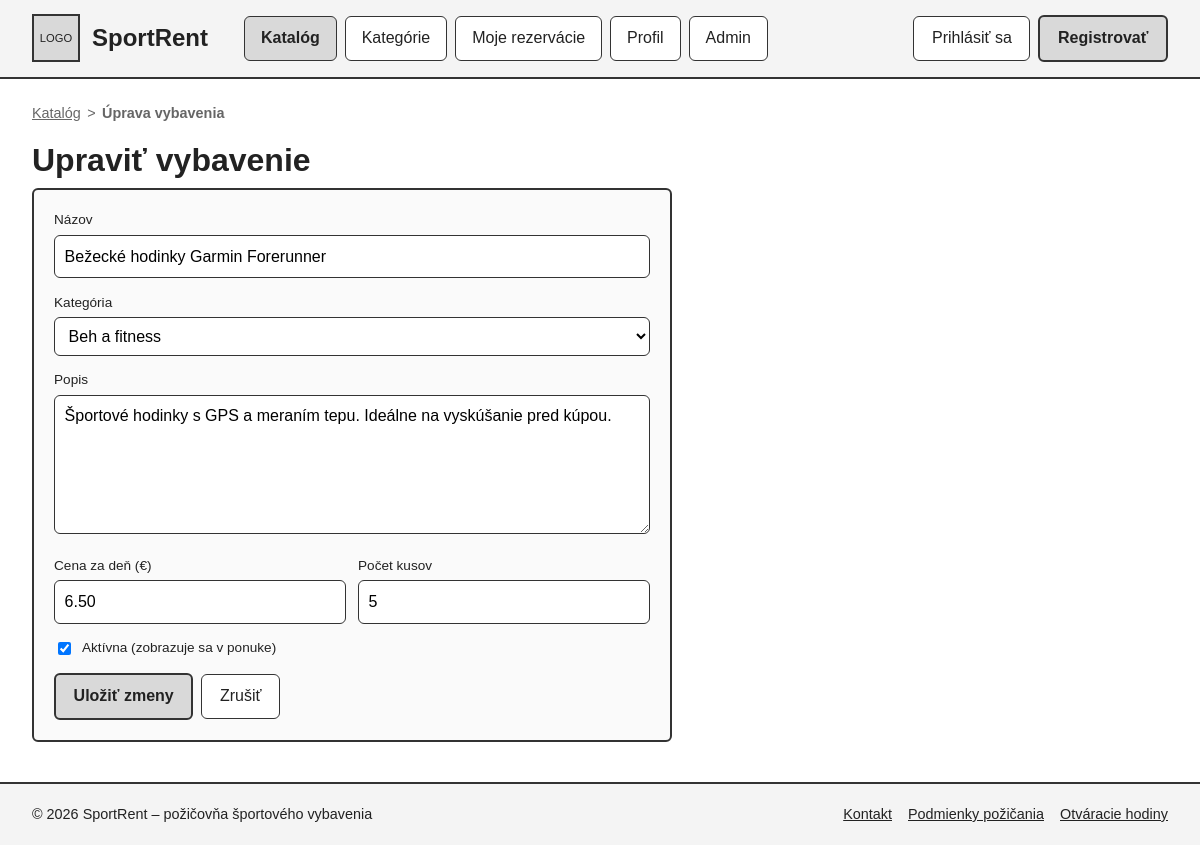
The app's page /?c=polozka&a=edit&id=5 with its own data.
### tables this page shows
CREATE TABLE IF NOT EXISTS `polozky` (
    `id`           INT UNSIGNED  NOT NULL AUTO_INCREMENT,
    `kategoria_id` INT UNSIGNED  NULL,
    `nazov`        VARCHAR(150)  NOT NULL,
    `popis`        TEXT          NULL,
    `cena_za_den`  DECIMAL(8, 2) NOT NULL,
    `pocet_kusov`  INT UNSIGNED  NOT NULL DEFAULT 1,
    `aktivna`      TINYINT(1)    NOT NULL DEFAULT 1,
    PRIMARY KEY (`id`),
    KEY `idx_polozky_kategoria` (`kategoria_id`),
    CONSTRAINT `fk_polozky_kategoria` FOREIGN KEY (`kategoria_id`)
        REFERENCES `kategorie` (`id`)
        ON DELETE SET NULL
        ON UPDATE CASCADE
);

CREATE TABLE IF NOT EXISTS `kategorie` (
    `id`    INT UNSIGNED NOT NULL AUTO_INCREMENT,
    `nazov` VARCHAR(100) NOT NULL,
    `popis` VARCHAR(500) NULL,
    PRIMARY KEY (`id`)
);

### Framework/Http/Responses/Response.php (called while the page is built, shortened)
<?php
abstract class Response
{
    public function send(): void
    {
        $this->generate();
    }
}

### public/index.php (called while the page is built, shortened)
<?php
require __DIR__ . '/../Framework/ClassLoader.php';
try {
    $app = new App();
    $app->run();
} catch (Exception $e) {
    die('An error occurred: ' . $e->getMessage());
}

### Framework/Support/LinkGenerator.php (called while the page is built, shortened)
<?php
class LinkGenerator
{
    private Request $request;
    public function __construct(Request $request, Router $router)
    {
        $this->request = $request;
    }
    public function url(
        string|array $destination,
        array $parameters = [],
        bool $absolute = false,
        bool $appendParameters = false
    ): string {
        list($controller, $action) = explode(".", $destination);
        $args = $appendParameters ? $this->request->get() : [];
        $args = ["c" => lcfirst($controller), "a" => $action != "index" ? $action : null] + $parameters + $args;
        $basePath = $absolute ? $this->request->getBaseUrl() : "";
        return $basePath . "?" . http_build_query($args);
    }
}

### Framework/ClassLoader.php (called while the page is built, shortened)
<?php
class ClassLoader
{
    public static function Boot(): void
    {
        spl_autoload_register(function ($class_name) {
            $file = self::getClassFile($class_name);
        });
    }
    public static function getClassFile(string $className): string
    {
        $baseDir = realpath(dirname(__DIR__));
        $relativePath = str_replace('\\', DIRECTORY_SEPARATOR, ltrim($className, '\\')) . '.php';
        return $baseDir . DIRECTORY_SEPARATOR . $relativePath;
    }
}
require __DIR__ . DIRECTORY_SEPARATOR . 'Support' . DIRECTORY_SEPARATOR . 'functions.php';

### Framework/Core/Model.php (called while the page is built, shortened)
<?php
abstract class Model implements \JsonSerializable
{
    protected static ?string $tableName = null;
    protected static array $columnsMap = [];
    private static array $dbColumns = [];
    private static IDbConvention $dbConventions;
    protected static function getTableName(): string
    {
        if (!empty(static::$tableName)) {
            return static::$tableName;
        }
        return self::getConventions()->getTableName(get_called_class());
    }
    protected static function getPkColumnName(): string
    {
        return self::getConventions()->getPkColumnName(get_called_class());
    }
    protected static function getColumnsMap(): array
    {
        return static::$columnsMap ?? [];
    }
    public static function getAll(
        ?string $whereClause = null,
        array   $whereParams = [],
        ?string $orderBy = null,
        ?int    $limit = null,
        ?int    $offset = null
    ): array
    {
        try {
            $sql = "SELECT " . static::getDBColumnNamesList() . " FROM `" . static::getTableName() . "`";
            if ($orderBy !== null) {
                $sql .= " ORDER BY $orderBy";
            }
            $stmt = Connection::getInstance()->prepare($sql);
            $stmt->execute($whereParams);
            $models = $stmt->fetchAll(PDO::FETCH_CLASS | PDO::FETCH_PROPS_LATE, static::class);
            return $models;
        } catch (PDOException $exception) {
            throw new Exception('Query failed: ' . $exception->getMessage(), 0, $exception);
        }
    }
    public static function getOne(mixed $id): ?static
    {
        try {
            $sql = "SELECT " . static::getDBColumnNamesList() . " FROM `" . static::getTableName() . "` WHERE `" .
                static::getPkColumnName() . "`=?";
            $stmt = Connection::getInstance()->prepare($sql);
            $stmt->setFetchMode(PDO::FETCH_CLASS | PDO::FETCH_PROPS_LATE, static::class);
            $stmt->execute([$id]);
            $model = $stmt->fetch() ?: null;
            if ($model !== null) {
                $model->_dbId = $model->getIdValue();
                $model->_resultSet = new ResultSet([$model]);
            }
            return $model;
        } catch (PDOException $exception) {
            throw new Exception('Query failed: ' . $exception->getMessage(), 0, $exception);
        }
    }
    private static function getDbColumns(): array
    {
        try {
            $sql = "DESCRIBE " . static::getTableName();
            $stmt = Connection::getInstance()->prepare($sql);
            $stmt->execute([]);
            self::$dbColumns[static::class] = array_column($stmt->fetchAll(), 'Field');
            return self::$dbColumns[static::class];
        } catch (PDOException $exception) {
            throw new Exception('Query failed: ' . $exception->getMessage(), 0, $exception);
        }
    }
    private function getIdValue(): mixed
    {
        $pk = static::getPkColumnName();
        $prop = static::toPropertyName($pk);
        return isset($this->{$prop}) ? $this->{$prop} : null;
    }
    private static function getModelProperties(): array
    {
        $reflection = new \ReflectionClass(static::class);
        $properties = [];
        foreach ($reflection->getProperties() as $property) {
            $propertyName = $property->getName();
            if ($property->isStatic()) {
                continue;
            }
            $properties[$propertyName] = true;
        }
        return $properties;
    }
    private static function getDBColumnNamesList(): string
    {
        $dbColumns = [];
        foreach (static::getDbColumns() as $columnName) {
            $propertyName = static::toPropertyName($columnName);
            if ($propertyName != $columnName) {
                $dbColumns[] = "`$columnName` AS {$propertyName}";
            } else {
                $dbColumns[] = $columnName;
            }
        }
        return implode(', ', $dbColumns);
    }
    private static function toPropertyName(string $columnName): string
    {
        $customMapping = static::getColumnsMap();
        if (isset($customMapping[$columnName])) {
            return $customMapping[$columnName];
        } else {
            return static::getConventions()->toPropertyName($columnName);
        }
    }
    private static function getConventions(): IDbConvention
    {
        if (!isset(static::$dbConventions)) {
            static::$dbConventions = new (Configuration::DB_CONVENTIONS_CLASS)();
        }
        return static::$dbConventions;
    }
}

### Framework/DB/Connection.php (called while the page is built, shortened)
<?php
class Connection
{
    private static ?Connection $instance = null;
    private PDO $db;
    public function __construct(PDO $db)
    {
        $this->db = $db;
    }
    public static function getInstance(): Connection
    {
        try {
            if (self::$instance == null) {
                $db = new PDO(
                    'mysql:dbname=' . Configuration::DB_NAME . ';host=' . Configuration::DB_HOST . ';charset=utf8mb4',
                    Configuration::DB_USER,
                    Configuration::DB_PASS
                );
                $db->setAttribute(PDO::ATTR_ERRMODE, PDO::ERRMODE_EXCEPTION);
                $db->setAttribute(PDO::ATTR_EMULATE_PREPARES, true);
                self::$instance = new self($db);
            }
            return self::$instance;
        } catch (PDOException $e) {
            throw new Exception('Connection failed: ' . $e->getMessage());
        }
    }
    public function prepare(string $sql): DebugStatement
    {
        try {
            return new DebugStatement($this->db->prepare($sql));
        } catch (PDOException $e) {
            throw new Exception('Prepare failed: ' . $e->getMessage());
        }
    }
}

### Framework/DB/DebugStatement.php (called while the page is built, shortened)
<?php
class DebugStatement
{
    private PDOStatementAlias $stmt;
    public function __construct($stmt)
    {
        $this->stmt = $stmt;
    }
    public function execute(?array $params = null): bool
    {
        $result = $this->stmt->execute($params);
        $this->stmt->debugDumpParams();
        return $result;
    }
    public function __call(string $name, array $arguments): mixed
    {
        return $this->stmt->{$name}(...$arguments);
    }
}

### App/Controllers/PolozkaController.php (called while the page is built, shortened)
<?php
class PolozkaController extends BaseController
{
    public function edit(Request $request): Response
    {
        return $this->html([
            'polozka' => $this->nacitajPolozku($request->get('id')),
            'kategorie' => Kategoria::getAll(orderBy: '`nazov` ASC'),
            'errors' => [],
        ], 'form');
    }
    private function nacitajPolozku(mixed $id): Polozka
    {
        $polozka = Polozka::getOne((int)$id);
        return $polozka;
    }
}

### Framework/DB/DefaultConventions.php (called while the page is built, shortened)
<?php
class DefaultConventions implements IDbConvention
{
    public function getPkColumnName(string $className): string
    {
        return 'id';
    }
    public function toPropertyName(string $columnName): string
    {
        return $columnName;
    }
}

### Framework/Support/functions.php (called while the page is built)
<?php
if (!function_exists('e')) {
    function e(mixed $value): string
    {
        return htmlspecialchars((string)$value, ENT_QUOTES | ENT_SUBSTITUTE | ENT_HTML5, 'UTF-8');
    }
}

### App/Views/Polozka/form.view.php (the view, shortened to what this page needs)
<?php
$jeNova = ($polozka->id === null || $polozka->id === '');
?>
<nav class="breadcrumb" aria-label="Omrvinková navigácia">
    <ol>
        <li><a href="<?= $link->url('polozka.index') ?>">Katalóg</a></li>
        <li aria-current="page"><strong><?= $jeNova ? 'Nové vybavenie' : 'Úprava vybavenia' ?></strong></li>
    </ol>
</nav>
<section class="form-page" aria-labelledby="formular-nadpis">
    <h1 id="formular-nadpis"><?= $jeNova ? 'Pridať vybavenie' : 'Upraviť vybavenie' ?></h1>
    <form class="card" method="post" action="<?= $link->url('polozka.save') ?>">
        <div class="form-field">
            <label for="nazov">Názov</label>
            <input type="text" id="nazov" name="nazov" maxlength="150" required
                   value="<?= e($polozka->nazov) ?>">
        </div>
        <div class="form-field">
            <label for="kategoria_id">Kategória</label>
            <select id="kategoria_id" name="kategoria_id">
                <?php foreach ($kategorie as $kat) { ?>
                    <option value="<?= (int)$kat->id ?>"<?= (string)$polozka->kategoria_id === (string)$kat->id ? ' selected' : '' ?>>
                        <?= e($kat->nazov) ?>
                    </option>
                <?php } ?>
            </select>
        </div>
        <div class="form-field">
            <label for="popis">Popis</label>
            <textarea id="popis" name="popis" rows="5" maxlength="2000"><?= e($polozka->popis) ?></textarea>
        </div>
        <div class="form-row">
            <div class="form-field">
                <label for="cena_za_den">Cena za deň (€)</label>
                <input type="number" id="cena_za_den" name="cena_za_den" min="0" step="0.01" required
                       value="<?= e($polozka->cena_za_den) ?>">
            </div>
            <div class="form-field">
                <label for="pocet_kusov">Počet kusov</label>
                <input type="number" id="pocet_kusov" name="pocet_kusov" min="1" max="1000" step="1" required
                       value="<?= e($polozka->pocet_kusov) ?>">
            </div>
        </div>
        <div class="form-field form-check">
            <input type="checkbox" id="aktivna" name="aktivna" value="1"<?= $polozka->aktivna ? ' checked' : '' ?>>
            <label for="aktivna">Aktívna (zobrazuje sa v ponuke)</label>
        </div>
        <div class="actions">
            <button type="submit" class="btn btn-primary"><?= $jeNova ? 'Pridať' : 'Uložiť zmeny' ?></button>
            <a class="btn" href="<?= $link->url('polozka.index') ?>">Zrušiť</a>
        </div>
    </form>
</section>

### public/css/style.css (style rules this page uses)
:root { --bg: #ffffff; --bg-soft: #f4f4f4; --border: #333333; --border-light: #bbbbbb; --text: #222222; --text-muted: #666666; --accent: #d9d9d9; --ok-bg: #eef7ee; --radius: 6px; --gap: 1rem; }
*, *::before, *::after { box-sizing: border-box; }
html { font-size: 100%; }
body { margin: 0; font-family: Arial, Helvetica, sans-serif; line-height: 1.5; color: var(--text); background: var(--bg); min-height: 100vh; display: flex; flex-direction: column; }
a { color: inherit; }
h1, h2, h3 { line-height: 1.25; margin: 0 0 0.5rem; }
h1 { font-size: 1.6rem; }
.btn { display: inline-block; padding: 0.6rem 1.1rem; border: 1px solid var(--border); background: #fff; color: var(--text); font: inherit; text-align: center; text-decoration: none; cursor: pointer; border-radius: var(--radius); }
.btn-primary { background: var(--accent); border-width: 2px; font-weight: bold; }
.breadcrumb { font-size: 0.9rem; color: var(--text-muted); margin-bottom: 1rem; }
.breadcrumb ol { list-style: none; margin: 0; padding: 0; display: flex; flex-wrap: wrap; gap: 0.4rem; }
.breadcrumb li + li::before { content: ">"; margin-right: 0.4rem; }
.card { border: 2px solid var(--border); border-radius: var(--radius); padding: 1.25rem; background: #fafafa; }
.form-row { display: grid; grid-template-columns: repeat(auto-fit, minmax(9rem, 1fr)); gap: 0.75rem; }
.form-field { margin-bottom: 0.9rem; min-width: 0; }
.form-field label { display: block; font-size: 0.85rem; margin-bottom: 0.25rem; }
.form-field input, .form-field select, .form-field textarea { width: 100%; min-width: 0; padding: 0.55rem 0.6rem; border: 1px solid var(--border); border-radius: var(--radius); background: #fff; font: inherit; }
.form-field textarea { min-height: 5rem; resize: vertical; }
@media (min-width: 600px) { h1 { font-size: 2rem; } }
.actions { display: flex; flex-wrap: wrap; align-items: center; gap: 0.5rem; margin-top: 0.5rem; }
.form-page { max-width: 40rem; }
.form-check { display: flex; align-items: center; gap: 0.5rem; }
.form-check input { width: auto; }
.form-check label { margin: 0; }

### records on screen
polozky: nazov "Bežecké hodinky Garmin Forerunner", kategoria_id "Beh a fitness", popis "Športové hodinky s GPS a meraním tepu. Ideálne na vyskúšanie pred kúpou.", cena_za_den "6.50", pocet_kusov "5", aktivna "☑"

### other values on screen
App\Configuration::APP_NAME "SportRent"
